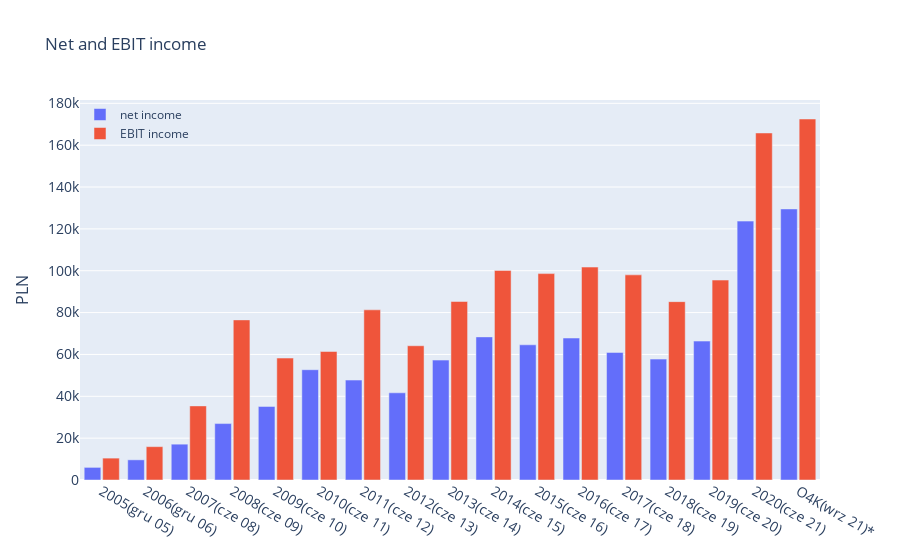
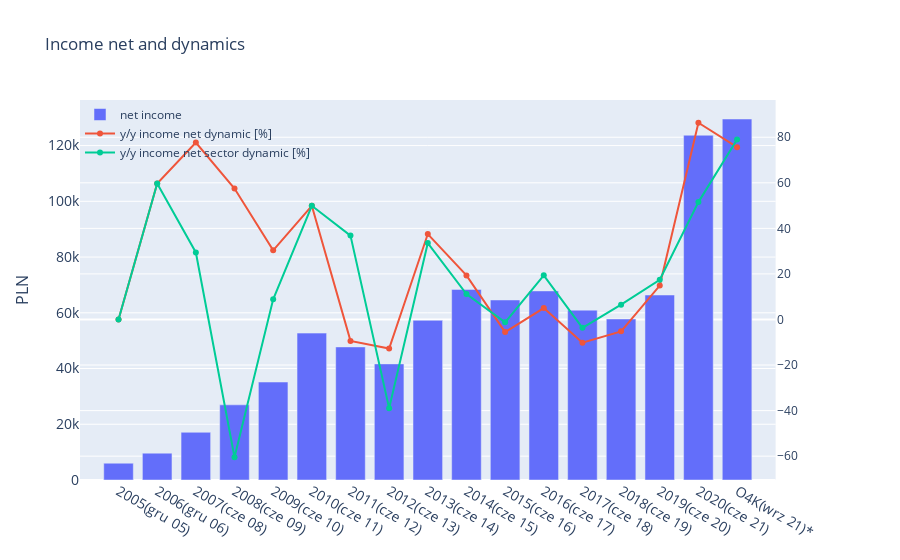
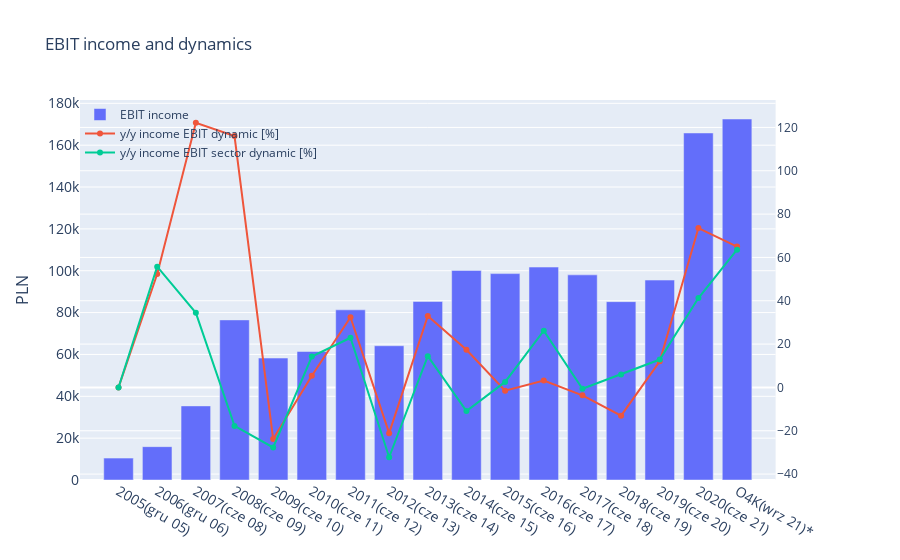

Notebook source saved alongside these figures, in order:
### Code cell
# Here we will take insight to net and EBIT incomes

ebit = soup.find(class_="report-table").find_all("tr", {"data-field": "IncomeEBIT"})
income_net = soup.find(class_="report-table").find_all("tr", {"data-field": "IncomeNetProfit"})

for record in ebit: 
    ebit_values, ebit_changes = record.find_all(class_="value"), record.find_all(class_="changeyy")    
    
ebit_values = [value.text.strip() for value in ebit_values]
ebit_changes = [change.text.strip() for change in ebit_changes]
ebit_changes = [change.split(sep="~sektor") for change in ebit_changes]

ebit_dynamic = [change[0] for change in ebit_changes]
ebit_sector_dynamic = [change[1] for change in ebit_changes]

ebit_dynamic.insert(0, '0')
ebit_sector_dynamic.insert(0, '0')

for record in income_net: 
    income_net_values, income_net_changes = record.find_all(class_="value"), record.find_all(class_="changeyy")    
    
income_net_values = [value.text.strip() for value in income_net_values]
income_net_changes = [change.text.strip() for change in income_net_changes]
income_net_changes = [change.split(sep="~sektor") for change in income_net_changes]

income_net_dynamic = [change[0] for change in income_net_changes]
income_net_sector_dynamic = [change[1] for change in income_net_changes]

income_net_dynamic.insert(0, '0')
income_net_sector_dynamic.insert(0, '0')

incomes = zip(years, income_net_values, income_net_dynamic, income_net_sector_dynamic, ebit_values, ebit_dynamic, ebit_sector_dynamic)

df = pd.DataFrame(incomes)

# Let's replace unnecessary strings

df[1] = df[1].str.replace(r'\s+', '', regex=True)
df[2] = df[2].str.replace(r'[\s+r*\/%+]', '', regex=True)
df[3] = df[3].str.replace(r'[\s+%+]', '', regex=True)
df[4] = df[4].str.replace(r'\s+', '', regex=True)
df[5] = df[5].str.replace(r'[\s+r*\/%+]', '', regex=True)
df[6] = df[6].str.replace(r'[\s+%+]', '', regex=True)

# And change our data types from object to float

df[1] = df[1].astype(float)
df[2] = df[2].astype(float)
df[3] = df[3].astype(float)
df[4] = df[4].astype(float)
df[5] = df[5].astype(float)
df[6] = df[6].astype(float)

# Let's plot diagrams

fig = go.Figure()

fig.add_trace(go.Bar(x=df[0], y=df[1], name="net income"))
fig.add_trace(go.Bar(x=df[0], y=df[4], name="EBIT income"))

fig.update_layout(
    title='Net and EBIT income',
    xaxis_tickfont_size=14,
    yaxis=dict(
        title='PLN',
        titlefont_size=16,
        tickfont_size=14,
    ),
    legend=dict(
        x=0,
        y=1.0,
        bgcolor='rgba(255, 255, 255, 0)',
        bordercolor='rgba(255, 255, 255, 0)'
    ),
    barmode='group',
    bargap=0.15,
    bargroupgap=0.1
)

fig2 = make_subplots(specs=[[{"secondary_y": True}]])

fig2.add_trace(
    go.Bar(x=df[0], y=df[1], name="net income"),
    secondary_y=False,
)

fig2.add_trace(
    go.Line(x=df[0], y=df[2], name="y/y income net dynamic [%]"),
    secondary_y=True,
)

fig2.add_trace(
    go.Line(x=df[0], y=df[3], name="y/y income net sector dynamic [%]"),
    secondary_y=True,
)

fig2.update_layout(
    title='Income net and dynamics',
    xaxis_tickfont_size=14,
    yaxis=dict(
        title='PLN',
        titlefont_size=16,
        tickfont_size=14,
    ),
    legend=dict(
        x=0,
        y=1.0,
        bgcolor='rgba(255, 255, 255, 0)',
        bordercolor='rgba(255, 255, 255, 0)'
    ),
    barmode='group',
    bargap=0.15,
    bargroupgap=0.1
)

fig3 = make_subplots(specs=[[{"secondary_y": True}]])

fig3.add_trace(
    go.Bar(x=df[0], y=df[4], name="EBIT income"),
    secondary_y=False,
)

fig3.add_trace(
    go.Line(x=df[0], y=df[5], name="y/y income EBIT dynamic [%]"),
    secondary_y=True,
)

fig3.add_trace(
    go.Line(x=df[0], y=df[6], name="y/y income EBIT sector dynamic [%]"),
    secondary_y=True,
)

fig3.update_layout(
    title='EBIT income and dynamics',
    xaxis_tickfont_size=14,
    yaxis=dict(
        title='PLN',
        titlefont_size=16,
        tickfont_size=14,
    ),
    legend=dict(
        x=0,
        y=1.0,
        bgcolor='rgba(255, 255, 255, 0)',
        bordercolor='rgba(255, 255, 255, 0)'
    ),
    barmode='group',
    bargap=0.15,
    bargroupgap=0.1
)

fig.show()
fig2.show()
fig3.show()

### Figure 1 — Plotly figure (JSON) as saved in the notebook; plotly's stock layout.template omitted (floating-point values rounded to 4 significant figures)
{"data": [{"name": "net income", "type": "bar", "x": ["2005(gru 05)", "2006(gru 06)", "2007(cze 08)", "2008(cze 09)", "2009(cze 10)", "2010(cze 11)", "2011(cze 12)", "2012(cze 13)", "2013(cze 14)", "2014(cze 15)", "2015(cze 16)", "2016(cze 17)", "2017(cze 18)", "2018(cze 19)", "2019(cze 20)", "2020(cze 21)", "O4K(wrz 21)*"], "y": [6033, 9636, 17122, 26969, 35160, 52707, 47757, 41668, 57297, 68392, 64603, 67848, 60952, 57775, 66383, 123720, 129541]}, {"name": "EBIT income", "type": "bar", "x": ["2005(gru 05)", "2006(gru 06)", "2007(cze 08)", "2008(cze 09)", "2009(cze 10)", "2010(cze 11)", "2011(cze 12)", "2012(cze 13)", "2013(cze 14)", "2014(cze 15)", "2015(cze 16)", "2016(cze 17)", "2017(cze 18)", "2018(cze 19)", "2019(cze 20)", "2020(cze 21)", "O4K(wrz 21)*"], "y": [10463, 15939, 35412, 76509, 58276, 61411, 81314, 64155, 85306, 100151, 98634, 101753, 98030, 85240, 95542, 165835, 172515]}], "layout": {"bargap": 0.15, "bargroupgap": 0.1, "barmode": "group", "legend": {"bgcolor": "rgba(255, 255, 255, 0)", "bordercolor": "rgba(255, 255, 255, 0)", "x": 0, "y": 1}, "title": {"text": "Net and EBIT income"}, "xaxis": {"tickfont": {"size": 14}}, "yaxis": {"tickfont": {"size": 14}, "title": {"font": {"size": 16}, "text": "PLN"}}}}

### Figure 2 — Plotly figure (JSON) as saved in the notebook; plotly's stock layout.template omitted (floating-point values rounded to 4 significant figures)
{"data": [{"name": "net income", "type": "bar", "x": ["2005(gru 05)", "2006(gru 06)", "2007(cze 08)", "2008(cze 09)", "2009(cze 10)", "2010(cze 11)", "2011(cze 12)", "2012(cze 13)", "2013(cze 14)", "2014(cze 15)", "2015(cze 16)", "2016(cze 17)", "2017(cze 18)", "2018(cze 19)", "2019(cze 20)", "2020(cze 21)", "O4K(wrz 21)*"], "xaxis": "x", "y": [6033, 9636, 17122, 26969, 35160, 52707, 47757, 41668, 57297, 68392, 64603, 67848, 60952, 57775, 66383, 123720, 129541], "yaxis": "y"}, {"name": "y/y income net dynamic [%]", "type": "scatter", "x": ["2005(gru 05)", "2006(gru 06)", "2007(cze 08)", "2008(cze 09)", "2009(cze 10)", "2010(cze 11)", "2011(cze 12)", "2012(cze 13)", "2013(cze 14)", "2014(cze 15)", "2015(cze 16)", "2016(cze 17)", "2017(cze 18)", "2018(cze 19)", "2019(cze 20)", "2020(cze 21)", "O4K(wrz 21)*"], "xaxis": "x", "y": [0, 59.72, 77.69, 57.51, 30.37, 49.91, -9.39, -12.75, 37.51, 19.36, -5.54, 5.02, -10.16, -5.21, 14.9, 86.37, 75.66], "yaxis": "y2"}, {"name": "y/y income net sector dynamic [%]", "type": "scatter", "x": ["2005(gru 05)", "2006(gru 06)", "2007(cze 08)", "2008(cze 09)", "2009(cze 10)", "2010(cze 11)", "2011(cze 12)", "2012(cze 13)", "2013(cze 14)", "2014(cze 15)", "2015(cze 16)", "2016(cze 17)", "2017(cze 18)", "2018(cze 19)", "2019(cze 20)", "2020(cze 21)", "O4K(wrz 21)*"], "xaxis": "x", "y": [0, 59.72, 29.43, -60.48, 8.85, 49.91, 36.82, -39.01, 33.54, 11.16, -1.23, 19.4, -3.68, 6.52, 17.42, 51.53, 78.98], "yaxis": "y2"}], "layout": {"bargap": 0.15, "bargroupgap": 0.1, "barmode": "group", "legend": {"bgcolor": "rgba(255, 255, 255, 0)", "bordercolor": "rgba(255, 255, 255, 0)", "x": 0, "y": 1}, "title": {"text": "Income net and dynamics"}, "xaxis": {"anchor": "y", "domain": [0, 0.94], "tickfont": {"size": 14}}, "yaxis": {"anchor": "x", "domain": [0, 1], "tickfont": {"size": 14}, "title": {"font": {"size": 16}, "text": "PLN"}}, "yaxis2": {"anchor": "x", "overlaying": "y", "side": "right"}}}

### Figure 3 — Plotly figure (JSON) as saved in the notebook; plotly's stock layout.template omitted (floating-point values rounded to 4 significant figures)
{"data": [{"name": "EBIT income", "type": "bar", "x": ["2005(gru 05)", "2006(gru 06)", "2007(cze 08)", "2008(cze 09)", "2009(cze 10)", "2010(cze 11)", "2011(cze 12)", "2012(cze 13)", "2013(cze 14)", "2014(cze 15)", "2015(cze 16)", "2016(cze 17)", "2017(cze 18)", "2018(cze 19)", "2019(cze 20)", "2020(cze 21)", "O4K(wrz 21)*"], "xaxis": "x", "y": [10463, 15939, 35412, 76509, 58276, 61411, 81314, 64155, 85306, 100151, 98634, 101753, 98030, 85240, 95542, 165835, 172515], "yaxis": "y"}, {"name": "y/y income EBIT dynamic [%]", "type": "scatter", "x": ["2005(gru 05)", "2006(gru 06)", "2007(cze 08)", "2008(cze 09)", "2009(cze 10)", "2010(cze 11)", "2011(cze 12)", "2012(cze 13)", "2013(cze 14)", "2014(cze 15)", "2015(cze 16)", "2016(cze 17)", "2017(cze 18)", "2018(cze 19)", "2019(cze 20)", "2020(cze 21)", "O4K(wrz 21)*"], "xaxis": "x", "y": [0, 52.34, 122.2, 116.0, -23.83, 5.38, 32.41, -21.1, 32.97, 17.4, -1.51, 3.16, -3.66, -13.05, 12.09, 73.57, 65], "yaxis": "y2"}, {"name": "y/y income EBIT sector dynamic [%]", "type": "scatter", "x": ["2005(gru 05)", "2006(gru 06)", "2007(cze 08)", "2008(cze 09)", "2009(cze 10)", "2010(cze 11)", "2011(cze 12)", "2012(cze 13)", "2013(cze 14)", "2014(cze 15)", "2015(cze 16)", "2016(cze 17)", "2017(cze 18)", "2018(cze 19)", "2019(cze 20)", "2020(cze 21)", "O4K(wrz 21)*"], "xaxis": "x", "y": [0, 55.75, 34.42, -17.76, -27.72, 14.26, 22.92, -32.23, 14.44, -10.87, 2.54, 26.16, -0.61, 5.98, 12.86, 41.26, 63.6], "yaxis": "y2"}], "layout": {"bargap": 0.15, "bargroupgap": 0.1, "barmode": "group", "legend": {"bgcolor": "rgba(255, 255, 255, 0)", "bordercolor": "rgba(255, 255, 255, 0)", "x": 0, "y": 1}, "title": {"text": "EBIT income and dynamics"}, "xaxis": {"anchor": "y", "domain": [0, 0.94], "tickfont": {"size": 14}}, "yaxis": {"anchor": "x", "domain": [0, 1], "tickfont": {"size": 14}, "title": {"font": {"size": 16}, "text": "PLN"}}, "yaxis2": {"anchor": "x", "overlaying": "y", "side": "right"}}}
